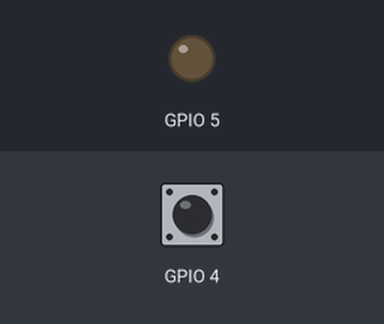
Bench run of a sketch on a simulated ESP32. Shown: output pins drawn as LEDs (lit = HIGH). The test bench sets the inputs (shaded band); at power-on: GPIO 4 HIGH.

Above: at 1.2 s.
1.3 s: GPIO 4 pulled LOW for 0.15 s
At 1.37 s:
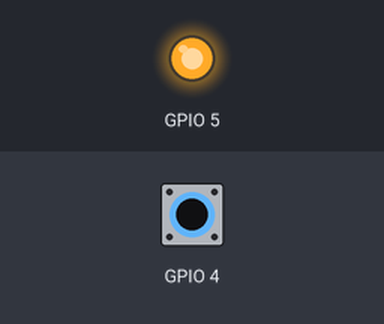
2.9 s: GPIO 4 pulled LOW for 3.2 s
At 7.4 s:
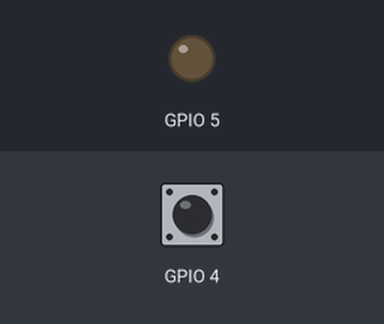
Timing chart, 0 to 8.9 s (numbered marks = the images above; inputs shaded):
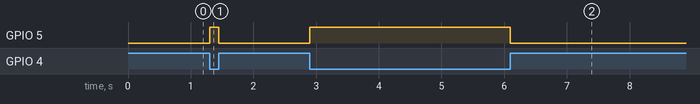

Measured:
- after the input at 1.3 s, GPIO 5: LOW → HIGH at once, → LOW 0.15 s later
- after the input at 2.9 s, GPIO 5: LOW → HIGH at once, → LOW 3.2 s later

The sketch:

L06_digitalRead_PullUpInterno.ino
```cpp
void setup() {
  pinMode(4, INPUT_PULLUP);
  pinMode(5, OUTPUT);
}

void loop() {
  int v = !digitalRead(4);
  digitalWrite(5, v);

}
```
